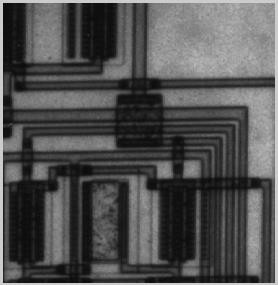
#> input picture part1_DIP_weeks01-08/week03_histogram_processing/input/Picture2.jpg, 278 x 285 px
$ python histogram_match.py
#> lines starting #> are read from the running program, lines starting #| are printed output that depends on the picture
import numpy as np
import matplotlib.pyplot as plt
from PIL import Image

# ---------- Synthetic target PDFs ----------
def synthetic_target_pmf(kind="uniform", mu=128.0, sigma=40.0):
    """
    Tạo PMF mục tiêu (256 mức xám) để dùng làm 'reference' ảo.
    kind: "uniform" hoặc "gaussian"
    mu, sigma: tham số cho gaussian (tính trên thang 0..255)
    """
    x = np.arange(256, dtype=np.float64)
    if kind.lower() == "uniform":
        pmf = np.ones_like(x)
    elif kind.lower() == "gaussian":
        # Gaussian không chuẩn hóa sẵn, cần chuẩn hóa về tổng = 1
        pmf = np.exp(-0.5 * ((x - mu) / float(sigma))**2)
    else:
        raise ValueError("kind phải là 'uniform' hoặc 'gaussian'")
    pmf /= pmf.sum()  # chuẩn hóa thành phân bố rời rạc hợp lệ
    return pmf

# ---------- Histogram Matching to target PMF ----------
def histogram_matching_to_pmf(source_gray_uint8, target_pmf):
    """
    Ánh xạ histogram của ảnh nguồn (grayscale uint8) sao cho PMF đầu ra
    tiệm cận target_pmf (độ dài 256).
    """
    # PMF ảnh nguồn
    h_src, _ = np.histogram(source_gray_uint8.ravel(), bins=256, range=(0, 256))
#> h_src = 256 values, max 1200 at index 18, min 0 at index 2, mean 309.5
    pmf_src = h_src.astype(np.float64) / h_src.sum()
#> pmf_src = 256 values, max 0.0151 at index 18, min 0 at index 2, mean 0.00391

    # CDF nguồn & CDF đích (synthetic)
    cdf_src = pmf_src.cumsum()
#> cdf_src = 256 values from 1.26e-05 to 1
    cdf_tgt = target_pmf.cumsum()

    # LUT: với mỗi r, tìm s sao cho CDF_tgt(s) ≈ CDF_src(r)
    levels = np.arange(256)
    lut = np.interp(cdf_src, cdf_tgt, levels).round().astype(np.uint8)
#> lut = 256 values from 0 to 255

    # Ánh xạ ảnh
    matched = lut[source_gray_uint8]
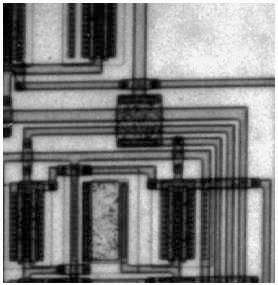
#> matched: shape (285, 278); min 0, max 255, mean 127.9
    return matched

# ---------- Plot: giữ nguyên form & trục ----------
def plot_histograms_match_synthetic(source_path, kind="uniform", mu=128, sigma=40):
    """
    So sánh ảnh gốc và ảnh sau Histogram Matching theo synthetic target (uniform/gaussian).
    Histogram dùng fraction of pixels, x-axis 0–255 (hiển thị 0–300), cùng thang y.
    """
    # Đọc ảnh (grayscale)
    src = np.asarray(Image.open(source_path).convert("L"))

    # Tạo PMF đích & matching
    tgt_pmf = synthetic_target_pmf(kind=kind, mu=mu, sigma=sigma)
    matched = histogram_matching_to_pmf(src, tgt_pmf)

    # Histogram (fraction)
    h_src, bins = np.histogram(src,     bins=256, range=(0, 256))
#> bins = 257 values from 0 to 256
    h_mat, _    = np.histogram(matched, bins=256, range=(0, 256))
#> h_mat = 256 values, max 1200 at index 17, min 0 at index 1, mean 309.5
    p_src = h_src / h_src.sum()
#> p_src has the same summary as pmf_src in histogram_matching_to_pmf
    p_mat = h_mat / h_mat.sum()
#> p_mat = 256 values, max 0.0151 at index 17, min 0 at index 1, mean 0.00391

    x = bins[:-1]                      # 0..255
#> x = 256 values from 0 to 255
    y_max = max(p_src.max(), p_mat.max()) * 1.10
#> y_max = 0.0167

    fig, axes = plt.subplots(2, 2, figsize=(11, 6))

    # Ảnh gốc
    axes[0, 0].imshow(src, cmap="gray", vmin=0, vmax=255)
    axes[0, 0].set_title("Ảnh gốc (Source)")
    axes[0, 0].axis("off")

    # Histogram gốc (fraction)
    axes[0, 1].bar(x, p_src, width=1.0, color="orange", alpha=0.75)
    axes[0, 1].set_xlim(0, 300)
    axes[0, 1].set_ylim(0, y_max)
    axes[0, 1].set_title("Histogram gốc – Fraction of pixels")
    axes[0, 1].set_xlabel("Gray value (0–255)  |  shown: 0–300")
    axes[0, 1].set_ylabel("Fraction of pixels (nₖ / n)")
    axes[0, 1].grid(alpha=0.3)

    # Ảnh sau Histogram Matching (synthetic target)
    title_tgt = f"Uniform" if kind.lower()=="uniform" else f"Gaussian (μ={mu}, σ={sigma})"
    axes[1, 0].imshow(matched, cmap="gray", vmin=0, vmax=255)
    axes[1, 0].set_title(f"Ảnh sau Histogram Matching – Target: {title_tgt}")
    axes[1, 0].axis("off")

    # Histogram sau matching (fraction) – cùng axis/label
    axes[1, 1].bar(x, p_mat, width=1.0, color="green", alpha=0.75)
    axes[1, 1].set_xlim(0, 300)
    axes[1, 1].set_ylim(0, y_max)
    axes[1, 1].set_title("Histogram sau matching – Fraction of pixels")
    axes[1, 1].set_xlabel("Gray value (0–255)  |  shown: 0–300")
    axes[1, 1].set_ylabel("Fraction of pixels (nₖ / n)")
    axes[1, 1].grid(alpha=0.3)

    plt.suptitle("Histogram Matching với Synthetic Reference", fontsize=14)
    plt.tight_layout(rect=[0, 0, 1, 0.93])
    plt.show()
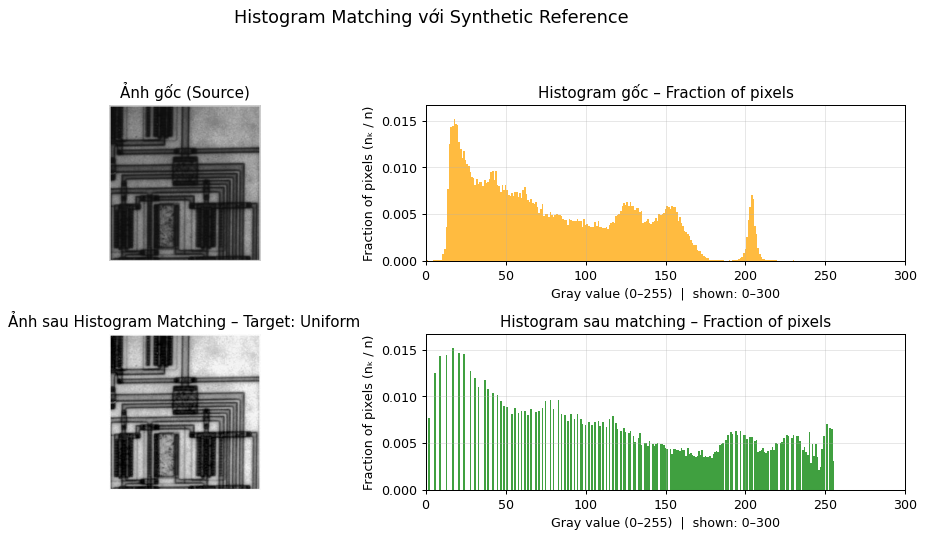
#> figure drawn by matplotlib, 4 panels; panel 2: tallest bar 0.0151 high, from x = 17.5 to 18.5; panel 4: tallest bar 0.0151 high, from x = 16.5 to 17.5

# ===== CÁCH DÙNG =====
# 1) Matching về phân bố đều (Uniform):
plot_histograms_match_synthetic("input/Picture2.jpg", kind="uniform")

# 2) Matching về phân bố Gaussian (chọn μ, σ theo ảnh tham chiếu mong muốn):
plot_histograms_match_synthetic("input/Picture2.jpg", kind="gaussian", mu=140, sigma=35)
#> call 2 of plot_histograms_match_synthetic, with source_path = 'input/Picture2.jpg', kind = 'gaussian', mu = 140, sigma = 35
#> in histogram_matching_to_pmf (call 2), `lut = np.interp(cdf_src, cdf_tgt, levels).round().astype(np.uint8)`: lut = 256 values from 2 to 255
#> in histogram_matching_to_pmf (call 2), `matched = lut[source_gray_uint8]`:
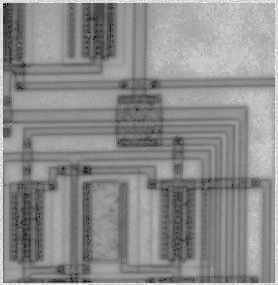
#> matched: shape (285, 278); min 2, max 255, mean 140.2
#> in plot_histograms_match_synthetic (call 2), `h_mat, _    = np.histogram(matched, bins=256, range=(0, 256))`: h_mat = 256 values, max 1296 at index 116, min 0 at index 0, mean 309.5
#> in plot_histograms_match_synthetic (call 2), `p_mat = h_mat / h_mat.sum()`: p_mat = 256 values, max 0.0164 at index 116, min 0 at index 0, mean 0.00391
#> in plot_histograms_match_synthetic (call 2), `y_max = max(p_src.max(), p_mat.max()) * 1.10`: y_max = 0.018
#> in plot_histograms_match_synthetic (call 2), `plt.show()`:
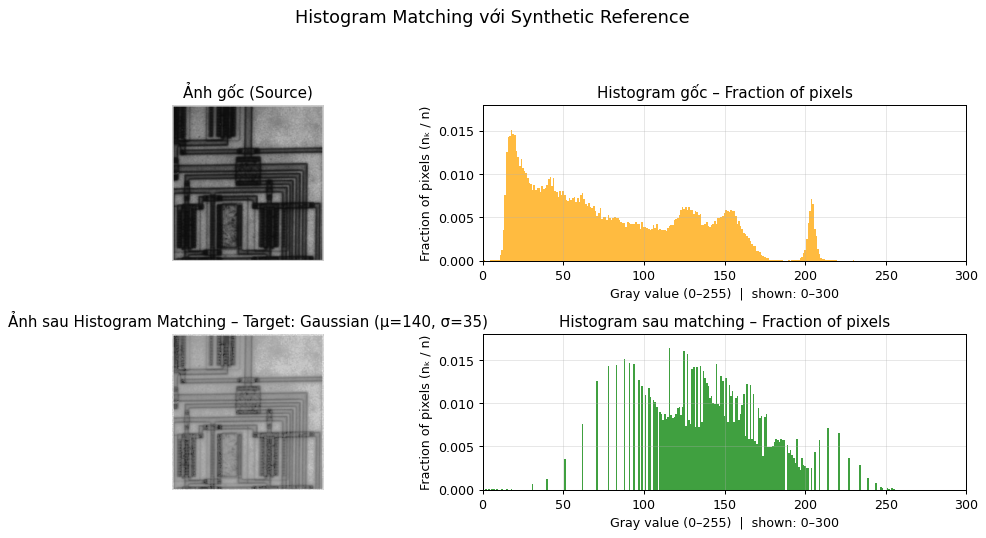
#> figure drawn by matplotlib, 4 panels; panel 2: tallest bar 0.0151 high, from x = 17.5 to 18.5; panel 4: tallest bar 0.0164 high, from x = 115.5 to 116.5
